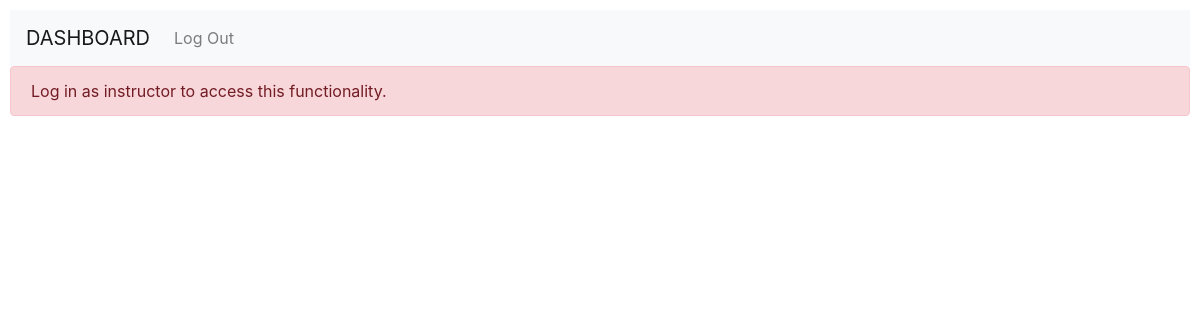
The app's page /add_notification (signed in), older data.
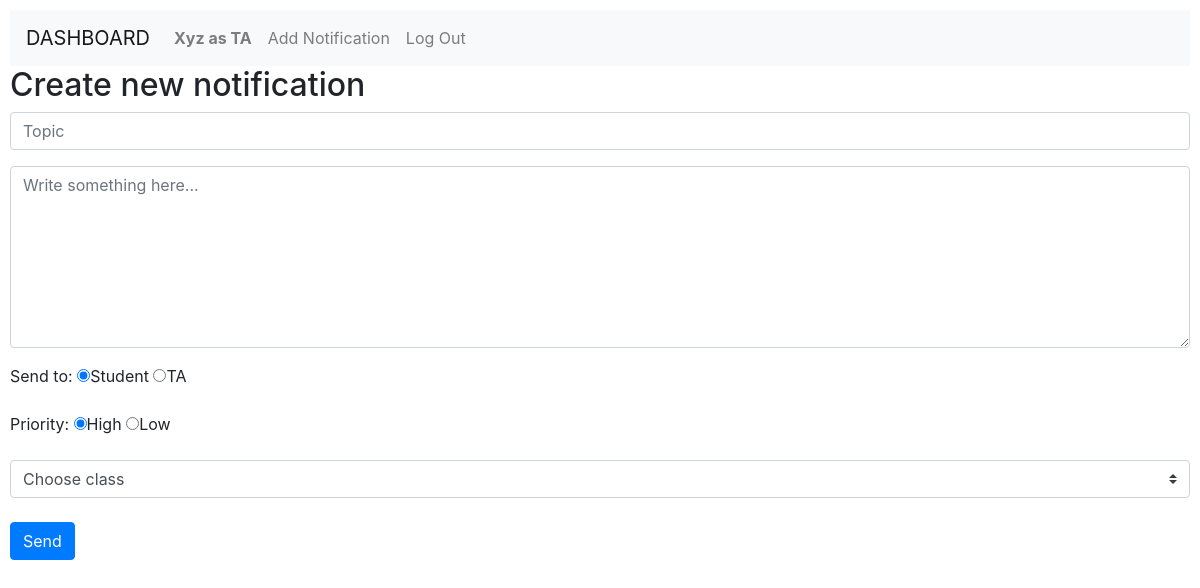
The same page, newer data.
### Dashboard/models.py (models this page shows)
class User(AbstractUser):
    role = models.CharField(max_length=255, default="NONE")
    token = models.CharField(max_length=255, null=True)

### Dashboard/views.py (the view)
# urls.py: path("add_notification", views.notification, name="notification"),
@login_required(login_url="login")
def notification(request):
    user = request.user
    if user.role == "TA":
        classes = user.assist_classes.all()
    else:
        classes = user.teach_classes.all()
    if request.method == "POST":
        push_service = FCMNotification(api_key="AAAARFVNDDc:APA91bETk2utEMjEJB7k9QE51q5RfqM-PfLCtWICq413mkvR1nP_PV8wwpfRxBbgPiULysbycpMv_LBh9MSRfzGYaX4EBV7mCSA9sKVfxZ_ommvAW3qoLvj3JnpWrRB6PI5eZiGgOa2X")
        registration_ids = []
        id = request.POST["class_group"]
        try:
            cl = classes.get(pk=id)
        except:
            raise Http404
        reciepent = request.POST["reciepent"]
        if reciepent == "student":
            students = cl.students.all()
        else:
            students = cl.teaching_assistant.all()
        for s in students:
            if s.token is not None:
                registration_ids.append(s.token)
        message_title = request.POST["topic"]
        message_body = request.POST["body"]
        priority = request.POST["Priority"]
        if priority == "High":
            result = push_service.notify_multiple_devices(registration_ids=registration_ids, message_title=message_title, message_body=message_body, sound="Default")
        else:
            result = push_service.notify_multiple_devices(registration_ids=registration_ids, message_title=message_title, message_body=message_body, low_priority=True)
        notif = Notification.objects.create(sender=user, class_group=cl, topic=message_title, reciepent=reciepent, body=message_body, priority=priority)
        notif.save()
        print (result)
        return HttpResponseRedirect(reverse("index"))
    else:
        return render (request, "Dashboard/notification.html", {"classes":classes})

### Dashboard/templates/Dashboard/notification.html (shortened to what this page needs)
{% extends 'Dashboard/layout.html' %}
{% block body %}
{% if user.role == "instructor" or user.role == "TA" %}
<h2>Create new notification</h2>
<form action="{% url 'notification' %}" method="post">
    <div class="form-group">
         <input autofocus class="form-control" type="text" name="topic" placeholder="Topic" required>
    </div>
    <div class="form-group shadow-textarea">
        <textarea class="form-control z-depth-1" rows="7" placeholder="Write something here..." name="body" required></textarea>
    </div>
<div class="form-group">
<label>Send to:</label>
<label class="radio-inline"><input type="radio" name="reciepent" value = "student" checked>Student</label>
<label class="radio-inline"><input type="radio" name="reciepent" value="TA">TA</label>
</div>
<div class="form-group">
  <label>Priority:</label>
  <label class="radio-inline"><input type="radio" name="Priority" value = "High" checked>High</label>
  <label class="radio-inline"><input type="radio" name="Priority" value="Low">Low</label>
</div>
<select class="browser-default custom-select", name="class_group" required>
  <option value="" disabled selected>Choose class</option>
</select>
<br><br>
    <input class="btn btn-primary" type="submit" value="Send">
</form>
{% else %}
<div class="alert alert-danger" role="alert">
  Log in as instructor to access this functionality.
</div>
{% endif %}
{% endblock %}

### Dashboard/templates/Dashboard/layout.html (shortened to what this page needs)
{% load static %}
<!DOCTYPE html>
<html lang="en">
    <head>
        <link rel="stylesheet" href="{% static 'Dashboard/bootstrap.min.css' %}">
        <link href="{% static 'Dashboard/styles.css' %}" rel="stylesheet">
    </head>
    <body>
        <nav class="navbar navbar-expand-lg navbar-light bg-light">
            <a class="navbar-brand" href="{% url 'index' %}">DASHBOARD</a>
            <div>
              <ul class="navbar-nav mr-auto">
                {% if user.is_authenticated and user.role != "student" %}
                    <li class="nav-item">
                        <a class="nav-link" href="#"><strong>{{ user.username }} as {{ user.role }}</strong></a>
                    </li>
                {% endif %}
                {% if user.role == "instructor" or user.role == "TA" %}
                    <li class="nav-item">
                        <a class="nav-link" href="{% url 'notification' %}">Add Notification</a>
                    </li>
                {% endif %}
                {% if user.is_authenticated and user.role != student %}
                    <li class="nav-item">
                        <a class="nav-link" href="{% url 'logout' %}">Log Out</a>
                    </li>
                {% endif %}
              </ul>
            </div>
          </nav>
        <div class="body">
            {% block body %}
            {% endblock %}
        </div>
    </body>
</html>

Row changes from the older to the newer data that the page shows:
now on this page (row edited): User: username "Xyz", role "TA"
changed User: role "student" → "TA" (drawn)
Text that changed along with them:
form field reciepent: (not shown) → "☑ Student"
form field reciepent: (not shown) → "☐ TA"
form field Priority: (not shown) → "☑ High"
form field Priority: (not shown) → "☐ Low"
form field class_group: (not shown) → "Choose class"
form field value: (not shown) → "Send"
text no longer shown: "Log in as instructor to access this functionality."
text now shown: "as Add Notification Create new notification Send to: Student TA Priority: High Low"
